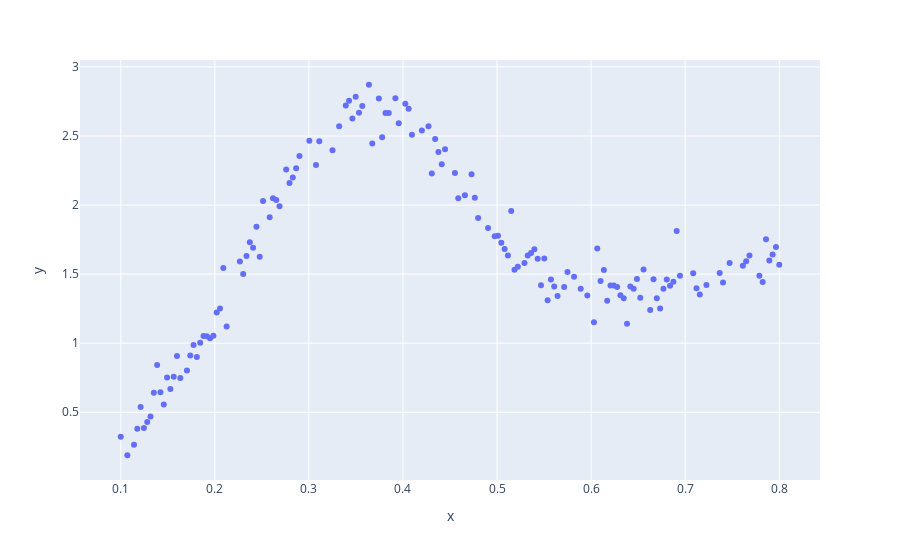

Write notebook code for a chart like this one.
### Markdown cell above
## Peak example for different $\lambda_c$ for Chapter 4

### Code cell
print("Generate sparse data")
np.random.seed(2)
n_data = 200
#x = np.random.random(n_data)*10
x = np.linspace(0.1,0.8, n_data)
ytrue = 2*np.exp(-(x-0.35)**2/0.025) 
noise = np.random.normal(loc=0, scale=0.1, size=x.shape)
y = ytrue + noise + 2*x

# train-test split
df = pd.DataFrame(data=dict(x=x, y=y, ytrue=ytrue))
df_train, df_test = train_test_split(df)

px.scatter(df_train, x="x", y="y")

### Figure 1 — Plotly figure (JSON) as saved in the notebook; plotly's stock layout.template omitted (floating-point values rounded to 4 significant figures; data arrays with more than 128 entries replaced by an {"elided": "..."} marker saying what was removed)
{"data": [{"hovertemplate": "x=%{x}<br>y=%{y}<extra></extra>", "legendgroup": "", "marker": {"color": "#636efa", "symbol": "circle"}, "mode": "markers", "name": "", "showlegend": false, "type": "scatter", "x": {"elided": "150 float values"}, "xaxis": "x", "y": {"elided": "150 float values"}, "yaxis": "y"}], "layout": {"autosize": true, "legend": {"tracegroupgap": 0}, "margin": {"t": 60}, "xaxis": {"anchor": "y", "autorange": true, "domain": [0, 1], "range": [0.05771, 0.8423], "title": {"text": "x"}, "type": "linear"}, "yaxis": {"anchor": "x", "autorange": true, "domain": [0, 1], "range": [-0.001097, 3.061], "title": {"text": "y"}, "type": "linear"}}}
